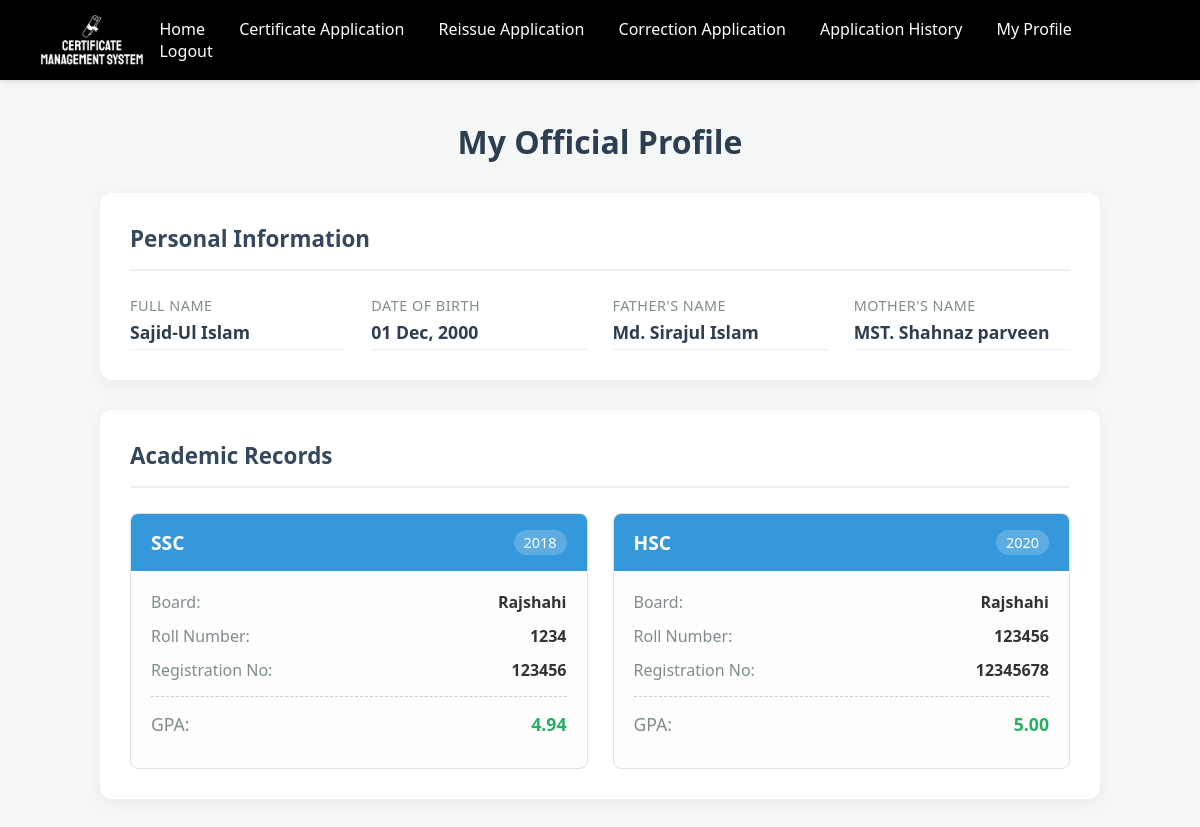
Page /myProfile.php (signed in) on the committed database.
### tables this page shows
CREATE TABLE `student_records` (
  `id` int(11) NOT NULL,
  `user_id` int(11) NOT NULL,
  `exam_type` enum('SSC','HSC') NOT NULL,
  `roll_number` int(11) NOT NULL,
  `registration_number` varchar(50) NOT NULL,
  `exam_year` int(11) NOT NULL,
  `board` varchar(100) NOT NULL,
  `student_name` varchar(255) NOT NULL,
  `father_name` varchar(255) NOT NULL,
  `mother_name` varchar(255) NOT NULL,
  `date_of_birth` date NOT NULL,
  `gpa` decimal(3,2) NOT NULL
);

### myProfile.php (the view, shortened to what this page needs)
<?php
include('db.php');
$user_id = (int)$_SESSION['user_id'];
$result = $conn->query("SELECT * FROM student_records WHERE user_id = $user_id ORDER BY exam_year ASC");
$personal_info = null;
$academic_records = [];
if ($result->num_rows > 0) {
    while ($row = $result->fetch_assoc()) {
        if ($personal_info === null) {
            $personal_info = [
                'student_name' => $row['student_name'],
                'father_name' => $row['father_name'],
                'mother_name' => $row['mother_name'],
                'date_of_birth' => $row['date_of_birth']
            ];
        }
        $academic_records[] = $row;
    }
}
?>
<!DOCTYPE html>
<html lang="en">
<head>
    <link rel="stylesheet" href="myProfile.css">
</head>
<body>
    <header>
        <img src="./images/logo1.png" alt="">
        <nav>
            <a href="student_dashboard.php">Home</a>
            <a href="certificate_application.php">Certificate Application</a>
            <a href="reissueCertificate.php">Reissue Application</a>
            <a href="correctionApplication.php">Correction Application</a>
            <a href="applicationHistory.php">Application History</a>
            <a href="myProfile.php">My Profile</a>
            <a href="logout.php">Logout</a>
        </nav>
    </header>
    <main class="main-container">
        <div class="profile-header">
            <h1>My Official Profile</h1>
        </div>
        <?php if ($personal_info){ ?>
            <div class="profile-section">
                <div class="section-title">
                    <h3>Personal Information</h3>
                </div>
                <div class="info-grid">
                    <div class="info-item">
                        <label>Full Name</label>
                        <div class="value"><?php echo $personal_info['student_name']; ?></div>
                    </div>
                    <div class="info-item">
                        <label>Date of Birth</label>
                        <div class="value"><?php echo date('d M, Y', strtotime($personal_info['date_of_birth'])); ?></div>
                    </div>
                    <div class="info-item">
                        <label>Father's Name</label>
                        <div class="value"><?php echo $personal_info['father_name']; ?></div>
                    </div>
                    <div class="info-item">
                        <label>Mother's Name</label>
                        <div class="value"><?php echo $personal_info['mother_name']; ?></div>
                    </div>
                </div>
            </div>
            <div class="profile-section">
                <div class="section-title">
                    <h3>Academic Records</h3>
                </div>
                <div class="records-container">
                    <?php foreach ($academic_records as $record){ ?>
                        <div class="record-card">
                            <div class="card-header">
                                <h4><?php echo $record['exam_type']; ?></h4>
                                <span class="year-badge"><?php echo $record['exam_year']; ?></span>
                            </div>
                            <div class="card-body">
                                <div class="card-row">
                                    <span>Board:</span>
                                    <strong><?php echo $record['board']; ?></strong>
                                </div>
                                <div class="card-row">
                                    <span>Roll Number:</span>
                                    <strong><?php echo $record['roll_number']; ?></strong>
                                </div>
                                <div class="card-row">
                                    <span>Registration No:</span>
                                    <strong><?php echo $record['registration_number']; ?></strong>
                                </div>
                                <div class="card-row highlight">
                                    <span>GPA:</span>
                                    <strong><?php echo $record['gpa']; ?></strong>
                                </div>
                            </div>
                        </div>
                    <?php } ?>
                </div>
            </div>
        <?php } ?>
    </main>
</body>
</html>

### myProfile.css (style rules this page uses)
body { font-family: 'Segoe UI', Tahoma, Geneva, Verdana, sans-serif; background-color: #f4f7f6; margin: 0; padding: 0; color: #333; }
header { background-color: #000000; padding: 15px 40px; display: flex; justify-content: space-between; align-items: center; box-shadow: 0 2px 5px rgba(0,0,0,0.1); }
header img { height: 50px; }
nav a { margin: 0 15px; color: white; text-decoration: none; font-weight: 500; font-size: 16px; padding: 5px 0; border-bottom: 2px solid transparent; transition: color 0.3s, border-bottom-color 0.3s; }
.main-container { width: 90%; max-width: 1000px; margin: 40px auto; }
.profile-header { margin-bottom: 30px; text-align: center; }
.profile-header h1 { color: #2c3e50; margin-bottom: 10px; }
.profile-section { background: #fff; border-radius: 12px; box-shadow: 0 4px 15px rgba(0,0,0,0.05); padding: 30px; margin-bottom: 30px; }
.section-title { display: flex; justify-content: space-between; align-items: center; border-bottom: 2px solid #f0f0f0; padding-bottom: 15px; margin-bottom: 25px; }
.section-title h3 { color: #34495e; margin: 0; font-size: 1.4em; }
.info-grid { display: grid; grid-template-columns: repeat(auto-fit, minmax(200px, 1fr)); gap: 25px; }
.info-item label { display: block; font-size: 0.9em; color: #7f8c8d; margin-bottom: 5px; text-transform: uppercase; letter-spacing: 0.5px; }
.info-item .value { font-size: 1.1em; font-weight: 600; color: #2c3e50; border-bottom: 1px solid #eee; padding-bottom: 5px; }
.records-container { display: grid; grid-template-columns: repeat(auto-fit, minmax(300px, 1fr)); gap: 25px; }
.record-card { background-color: #fdfdfd; border: 1px solid #e0e0e0; border-radius: 8px; overflow: hidden; transition: transform 0.3s, box-shadow 0.3s; }
.card-header { background-color: #3498db; color: white; padding: 15px 20px; display: flex; justify-content: space-between; align-items: center; }
.card-header h4 { margin: 0; font-size: 1.2em; }
.year-badge { background-color: rgba(255,255,255,0.2); padding: 3px 10px; border-radius: 15px; font-size: 0.9em; }
.card-body { padding: 20px; }
.card-row { display: flex; justify-content: space-between; margin-bottom: 12px; font-size: 1em; }
.card-row span { color: #7f8c8d; }
.card-row strong { color: #333; }
.card-row.highlight { margin-top: 15px; padding-top: 15px; border-top: 1px dashed #ccc; font-size: 1.1em; }
.card-row.highlight strong { color: #27ae60; }

### rows in the picture
student_records: exam_type "SSC", exam_year "2018", board "Rajshahi", roll_number "1234", registration_number "123456", gpa "4.94"
student_records: exam_type "HSC", exam_year "2020", board "Rajshahi", roll_number "123456", registration_number "12345678", gpa "5.00"

### other values in the picture
$personal_info['student_name'] "Sajid-Ul Islam"
date('d M, Y', strtotime($personal_info['date_of_birth'])) "01 Dec, 2000"
$personal_info['father_name'] "Md. Sirajul Islam"
$personal_info['mother_name'] "MST. Shahnaz parveen"
